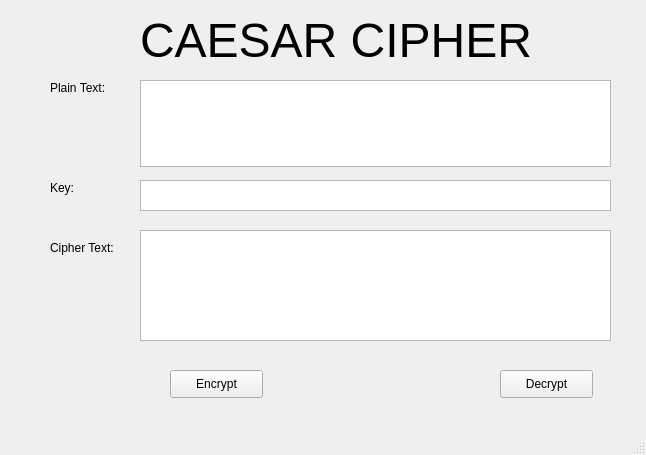
<?xml version="1.0" encoding="UTF-8"?>
<ui version="4.0">
 <class>MainWindow</class>
 <widget class="QMainWindow" name="MainWindow">
  <property name="geometry">
   <rect>
    <x>0</x>
    <y>0</y>
    <width>646</width>
    <height>455</height>
   </rect>
  </property>
  <property name="windowTitle">
   <string>MainWindow</string>
  </property>
  <widget class="QWidget" name="centralwidget">
   <widget class="QLabel" name="label_2">
    <property name="geometry">
     <rect>
      <x>50</x>
      <y>80</y>
      <width>71</width>
      <height>16</height>
     </rect>
    </property>
    <property name="text">
     <string>Plain Text:</string>
    </property>
   </widget>
   <widget class="QLabel" name="label_3">
    <property name="geometry">
     <rect>
      <x>50</x>
      <y>180</y>
      <width>55</width>
      <height>16</height>
     </rect>
    </property>
    <property name="text">
     <string>Key:</string>
    </property>
   </widget>
   <widget class="QLabel" name="label_4">
    <property name="geometry">
     <rect>
      <x>50</x>
      <y>240</y>
      <width>71</width>
      <height>16</height>
     </rect>
    </property>
    <property name="text">
     <string>Cipher Text:</string>
    </property>
   </widget>
   <widget class="QPushButton" name="pushButton">
    <property name="geometry">
     <rect>
      <x>170</x>
      <y>370</y>
      <width>93</width>
      <height>28</height>
     </rect>
    </property>
    <property name="text">
     <string>Encrypt</string>
    </property>
   </widget>
   <widget class="QPushButton" name="pushButton_2">
    <property name="geometry">
     <rect>
      <x>500</x>
      <y>370</y>
      <width>93</width>
      <height>28</height>
     </rect>
    </property>
    <property name="text">
     <string>Decrypt</string>
    </property>
   </widget>
   <widget class="QLabel" name="tieuDe">
    <property name="geometry">
     <rect>
      <x>140</x>
      <y>10</y>
      <width>461</width>
      <height>61</height>
     </rect>
    </property>
    <property name="font">
     <font>
      <pointsize>36</pointsize>
     </font>
    </property>
    <property name="text">
     <string>CAESAR CIPHER</string>
    </property>
   </widget>
   <widget class="QTextEdit" name="textEdit">
    <property name="geometry">
     <rect>
      <x>140</x>
      <y>80</y>
      <width>471</width>
      <height>87</height>
     </rect>
    </property>
   </widget>
   <widget class="QTextEdit" name="textEdit_2">
    <property name="geometry">
     <rect>
      <x>140</x>
      <y>180</y>
      <width>471</width>
      <height>31</height>
     </rect>
    </property>
   </widget>
   <widget class="QTextEdit" name="textEdit_3">
    <property name="geometry">
     <rect>
      <x>140</x>
      <y>230</y>
      <width>471</width>
      <height>111</height>
     </rect>
    </property>
   </widget>
  </widget>
  <widget class="QMenuBar" name="menubar">
   <property name="geometry">
    <rect>
     <x>0</x>
     <y>0</y>
     <width>646</width>
     <height>26</height>
    </rect>
   </property>
  </widget>
  <widget class="QStatusBar" name="statusbar"/>
 </widget>
 <resources/>
 <connections/>
</ui>
